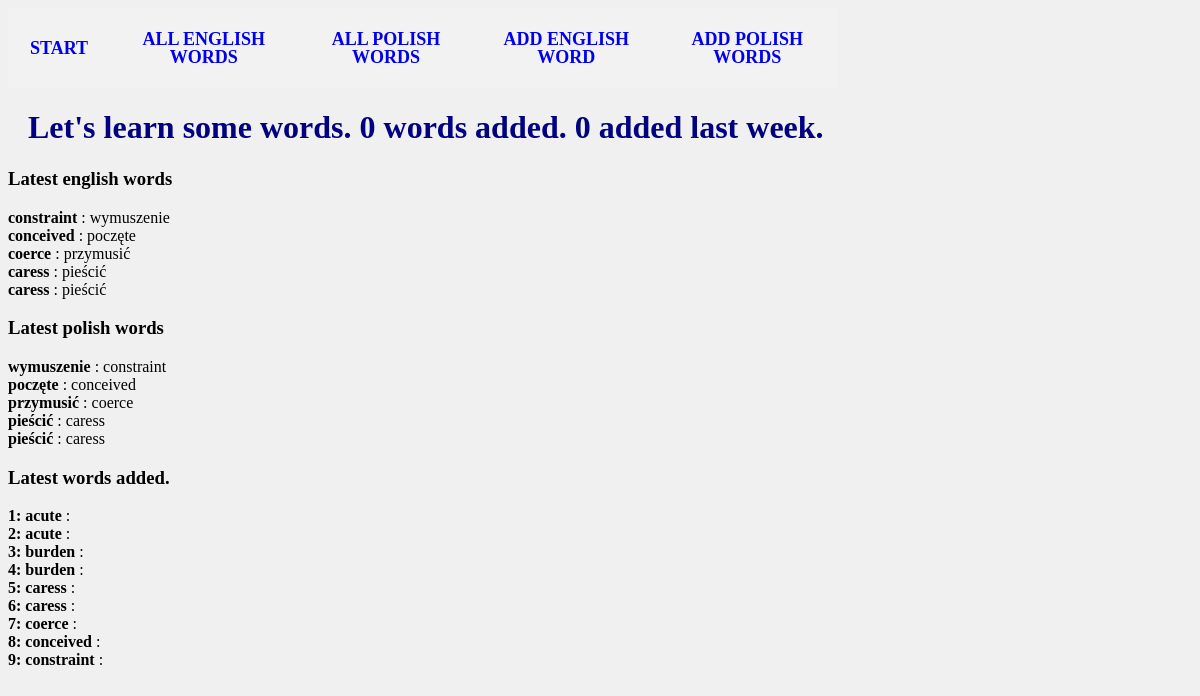
Page /wordslearn/ on the committed database.
### wordslearn/models.py (models this page shows, shortened)
class Word(models.Model):
    word = models.CharField(max_length=200, null=False, help_text='Enter the word')
    date_of_add = models.DateTimeField(auto_now=True, blank=True, help_text='date added')
    definition = models.CharField(max_length=200, blank=True, null=False, help_text='Enter the definition of english word')
    synonym = models.CharField(max_length=200, blank=True, null=False, help_text='Enter the synonym of english word')
    antonym = models.CharField(max_length=200, blank=True, null=False, help_text='Enter the antonym of english word')
    class Meta:
        abstract = True
        ordering = ["word"]

class WordEng(Word):
    word_type = models.CharField(max_length=30, choices=wordDefinitions.ENG_WORD_TYPES, help_text='Select type of word', blank=True)
    def display_polword(self):
        return ', '.join(str(w.word) for w in self.wordpol_set.all())
    display_polword.short_description = 'Polish Word'

class WordPol(Word):
    wordsEng = models.ManyToManyField(WordEng)
    word_type = models.CharField(max_length=30, choices=wordDefinitions.POL_WORD_TYPES, help_text='Select type of word', blank=True)
    def display_engword(self):
        return ', '.join(str(w.word) for w in self.wordsEng.all())
    display_engword.short_description = 'English Word'

### wordslearn/views.py (the view)
# urls.py: path('', views.index, name='index'),
def index(request):
	end_words = WordsHelpers.getLatestWord()
	pol_words = WordPol.objects.order_by('-date_of_add')[:5]
	timedelta_words = WordsHelpers.getNumberOfWordsInDataRange()
	context = {	'words_in_database' : words_in_database,
				'words_add_last_week' : words_add_last_week,
				'latest_eng_words': end_words,
			   	'latest_pol_words': pol_words,
			   	'timedelta_words' : timedelta_words}
	return render(request, 'index.html', context)

### wordslearn/DataHelpers/WordsHelpers.py (called while the page is built)
def getLatestWord(numOfWords=5):
    if WordEng.objects.exists():
        words = WordEng.objects.order_by('-date_of_add')[:numOfWords]
        return words
    else:
        return None

def getNumberOfWordsInDataRange(daysToSubstract=7, languague = LanguageChoice.EN):
    words = []
    today = datetime.now()
    print(today)
    starting_date = today - timedelta(days=daysToSubstract)
    if languague == LanguageChoice.EN:
        words = WordEng.objects.filter(date_of_add__gt=starting_date)
    elif languague == LanguageChoice.PL:
        words = WordPol.objects.filter(date_of_add__gt=starting_date)
    return words

### wordslearn/templates/index.html
{% extends "base_generic.html" %}
{% block content %}
	<h1> Let's learn some words. {{ words_in_database }} words added. {{ words_add_last_week }} added last week. </h1>
	{% if latest_eng_words %}
		<h3> Latest english words </h3>
		<p>
		{% for word in latest_eng_words %}
			<b>{{ word.word }}</b> : {{ word.display_polword}}</br>
		{% endfor %}
		</p>
	{% else %}
    	<p>No english words are available.</p>
	{% endif %}
	{% if latest_pol_words %}
	<h3> Latest polish words </h3>
		<p>
		{% for word in latest_pol_words %}
			<b>{{ word.word }}</b> : {{ word.display_engword}}</br>
			{% endfor %}
		</p>
	{% else %}
    	<p>No polish words are available.</p>
	{% endif %}
	{% if timedelta_words %}
	<h3> Latest words added. </h3>
		<p>
			{% for word in  timedelta_words %}
				<b> {{ forloop.counter }}: {{ word.word }}</b> : {{ word.display_engword}}</br>
			{% endfor %}
		</p>
	{% else %}
		<h3> No latest words.</h3>
	{% endif%}
{% endblock %}

### wordslearn/static/css/mystyle.css (style rules this page uses)
body { background-color : rgb(240, 240, 240); }
h1 { color: navy; margin-left: 20px; }

### rows in the picture
WordEng: word "constraint", display_polword "wymuszenie"
WordEng: word "conceived", display_polword "poczęte"
WordEng: word "coerce", display_polword "przymusić"
WordEng: word "caress", display_polword "pieścić"
WordEng: word "caress", display_polword "pieścić"
WordPol: word "wymuszenie", display_engword "constraint"
WordPol: word "poczęte", display_engword "conceived"
WordPol: word "przymusić", display_engword "coerce"
WordPol: word "pieścić", display_engword "caress"
WordPol: word "pieścić", display_engword "caress"
WordEng: word "acute"
WordEng: word "acute"
WordEng: word "burden"
WordEng: word "burden"

### other values in the picture
{{ words_in_database }} "0"
{{ words_add_last_week }} "0"
